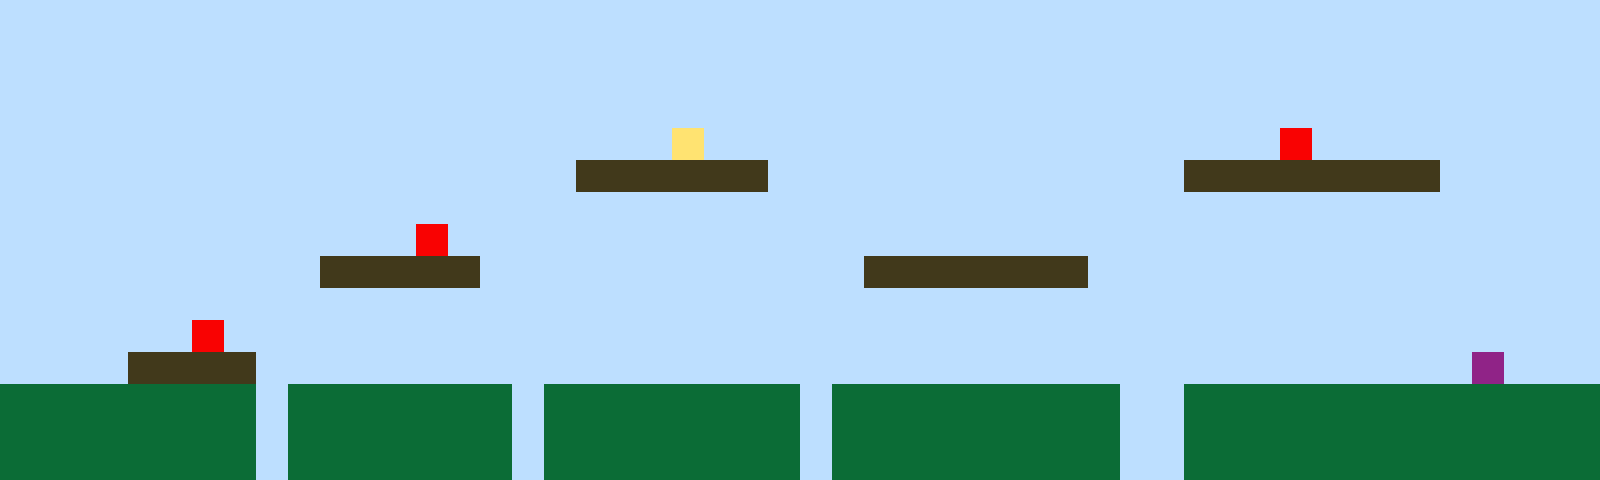

The image is a tile-based game level rendered from a .tmx file. Its description and complete source (layers, tilesets, objects, tile grids) follow:
An orthogonal 50x15 tile map with 32x32 px tiles, 1 tile layer (Tile Layer 1).

<map version="1.10" tiledversion="1.11.2" orientation="orthogonal" renderorder="right-up" width="50" height="15" tilewidth="32" tileheight="32" infinite="0" nextlayerid="2" nextobjectid="1"><editorsettings><export target="map1.csv" format="csv" /></editorsettings><tileset firstgid="1" name="sprites" tilewidth="32" tileheight="32" tilecount="6" columns="3"><image source="sprites.png" width="96" height="64" /></tileset><layer id="1" name="Tile Layer 1" width="50" height="15"><data encoding="csv">1,1,1,1,1,1,1,1,1,1,1,1,1,1,1,1,1,1,1,1,1,1,1,1,1,1,1,1,1,1,1,1,1,1,1,1,1,1,1,1,1,1,1,1,1,1,1,1,1,1,1,1,1,1,1,1,1,1,1,1,1,1,1,1,1,1,1,1,1,1,1,1,1,1,1,1,1,1,1,1,1,1,1,1,1,1,1,1,1,1,1,1,1,1,1,1,1,1,1,1,1,1,1,1,1,1,1,1,1,1,1,1,1,1,1,1,1,1,1,1,1,1,1,1,1,1,1,1,1,1,1,1,1,1,1,1,1,1,1,1,1,1,1,1,1,1,1,1,1,1,1,1,1,1,1,1,1,1,1,1,1,1,1,1,1,1,1,1,1,1,1,1,1,1,1,1,1,1,1,1,1,1,1,1,1,1,1,1,1,1,1,1,1,1,1,1,1,1,1,1,1,1,1,1,1,1,1,1,1,1,1,1,1,1,1,1,1,1,1,1,1,4,1,1,1,1,1,1,1,1,1,1,1,1,1,1,1,1,1,1,5,1,1,1,1,1,1,1,1,1,1,1,1,1,1,1,1,1,1,1,1,1,1,1,1,1,1,1,3,3,3,3,3,3,1,1,1,1,1,1,1,1,1,1,1,1,1,3,3,3,3,3,3,3,3,1,1,1,1,1,1,1,1,1,1,1,1,1,1,1,1,1,1,1,1,1,1,1,1,1,1,1,1,1,1,1,1,1,1,1,1,1,1,1,1,1,1,1,1,1,1,1,1,1,1,1,1,1,1,1,1,1,1,1,1,1,1,1,1,1,1,1,1,5,1,1,1,1,1,1,1,1,1,1,1,1,1,1,1,1,1,1,1,1,1,1,1,1,1,1,1,1,1,1,1,1,1,1,1,1,1,1,1,1,1,1,1,1,1,1,3,3,3,3,3,1,1,1,1,1,1,1,1,1,1,1,1,3,3,3,3,3,3,3,1,1,1,1,1,1,1,1,1,1,1,1,1,1,1,1,1,1,1,1,1,1,1,1,1,1,1,1,1,1,1,1,1,1,1,1,1,1,1,1,1,1,1,1,1,1,1,1,1,1,1,1,1,1,1,1,1,1,1,1,1,1,1,1,1,1,1,1,1,1,1,1,5,1,1,1,1,1,1,1,1,1,1,1,1,1,1,1,1,1,1,1,1,1,1,1,1,1,1,1,1,1,1,1,1,1,1,1,1,1,1,1,1,1,1,1,1,1,1,1,3,3,3,3,1,1,1,1,1,1,1,1,1,1,1,1,1,1,1,1,1,1,1,1,1,1,1,1,1,1,1,1,1,1,1,1,1,1,1,1,1,1,6,1,1,1,2,2,2,2,2,2,2,2,1,2,2,2,2,2,2,2,1,2,2,2,2,2,2,2,2,1,2,2,2,2,2,2,2,2,2,1,1,2,2,2,2,2,2,2,2,2,2,2,2,2,2,2,2,2,2,2,2,2,1,2,2,2,2,2,2,2,1,2,2,2,2,2,2,2,2,1,2,2,2,2,2,2,2,2,2,1,1,2,2,2,2,2,2,2,2,2,2,2,2,2,2,2,2,2,2,2,2,2,1,2,2,2,2,2,2,2,1,2,2,2,2,2,2,2,2,1,2,2,2,2,2,2,2,2,2,1,1,2,2,2,2,2,2,2,2,2,2,2,2,2</data></layer></map>
